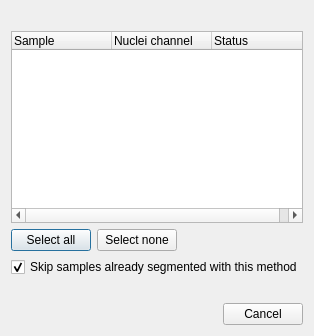
<?xml version="1.0" encoding="UTF-8"?>
<ui version="4.0">
 <class>SegmentationBatchDialog</class>
 <widget class="QDialog" name="SegmentationBatchDialog">
  <property name="windowTitle"><string>Batch segmentation</string></property>
  <layout class="QVBoxLayout" name="batchLayout" stretch="0,1,0,0,0,0">
   <item><widget class="QLabel" name="methodInfo"/></item>
   <item><widget class="QTreeWidget" name="sampleTree">
    <property name="rootIsDecorated"><bool>false</bool></property>
    <property name="sortingEnabled"><bool>false</bool></property>
    <column><property name="text"><string>Sample</string></property></column>
    <column><property name="text"><string>Nuclei channel</string></property></column>
    <column><property name="text"><string>Status</string></property></column>
   </widget></item>
   <item><layout class="QHBoxLayout" name="selectionLayout" stretch="0,0,1">
    <item><widget class="QPushButton" name="selectAll"><property name="text"><string>Select all</string></property></widget></item>
    <item><widget class="QPushButton" name="selectNone"><property name="text"><string>Select none</string></property></widget></item>
    <item><spacer name="selectionSpacer"><property name="orientation"><enum>Qt::Horizontal</enum></property><property name="sizeHint" stdset="0"><size><width>0</width><height>0</height></size></property></spacer></item>
   </layout></item>
   <item><widget class="QCheckBox" name="skipExisting"><property name="text"><string>Skip samples already segmented with this method</string></property><property name="checked"><bool>true</bool></property></widget></item>
   <item><widget class="QLabel" name="selectionInfo"/></item>
   <item><widget class="QDialogButtonBox" name="buttonBox"><property name="standardButtons"><set>QDialogButtonBox::Cancel</set></property></widget></item>
  </layout>
 </widget>
 <resources/>
 <connections/>
</ui>
